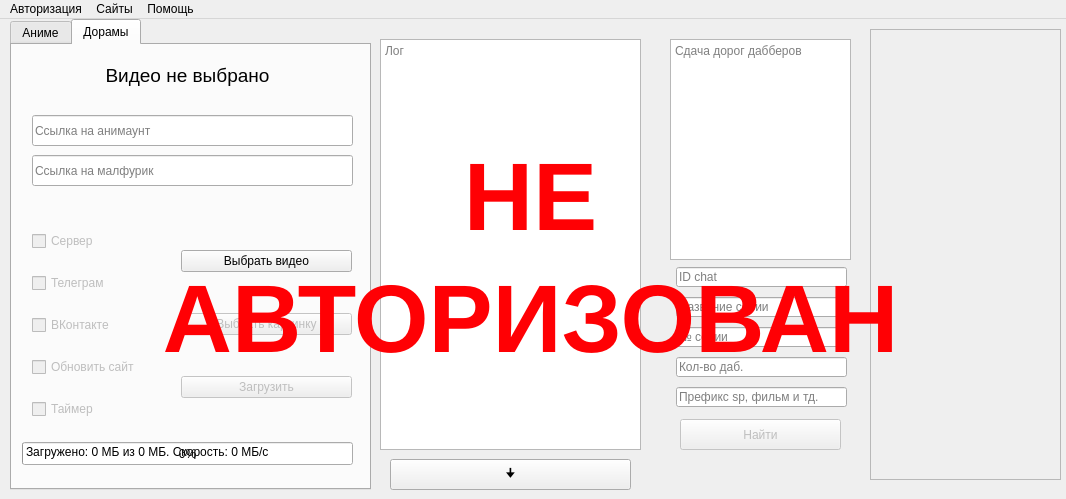
<?xml version="1.0" encoding="UTF-8"?>
<ui version="4.0">
 <class>MainWindow</class>
 <widget class="QMainWindow" name="MainWindow">
  <property name="windowModality">
   <enum>Qt::ApplicationModal</enum>
  </property>
  <property name="geometry">
   <rect>
    <x>0</x>
    <y>0</y>
    <width>1066</width>
    <height>499</height>
   </rect>
  </property>
  <property name="minimumSize">
   <size>
    <width>1066</width>
    <height>499</height>
   </size>
  </property>
  <property name="maximumSize">
   <size>
    <width>1066</width>
    <height>499</height>
   </size>
  </property>
  <property name="windowTitle">
   <string>Animaunt</string>
  </property>
  <widget class="QWidget" name="centralwidget">
   <widget class="QTabWidget" name="tabWidget">
    <property name="enabled">
     <bool>true</bool>
    </property>
    <property name="geometry">
     <rect>
      <x>10</x>
      <y>0</y>
      <width>361</width>
      <height>471</height>
     </rect>
    </property>
    <property name="currentIndex">
     <number>1</number>
    </property>
    <widget class="QWidget" name="tabAnime">
     <attribute name="title">
      <string>Аниме</string>
     </attribute>
     <widget class="QLabel" name="lbl_anime_pic">
      <property name="geometry">
       <rect>
        <x>0</x>
        <y>0</y>
        <width>351</width>
        <height>61</height>
       </rect>
      </property>
      <property name="font">
       <font>
        <pointsize>14</pointsize>
       </font>
      </property>
      <property name="layoutDirection">
       <enum>Qt::LeftToRight</enum>
      </property>
      <property name="text">
       <string>&lt;html&gt;&lt;head/&gt;&lt;body&gt;&lt;p&gt;&lt;span style=&quot; font-size:14pt;&quot;&gt;Картинка не выбрана&lt;/span&gt;&lt;/p&gt;&lt;/body&gt;&lt;/html&gt;</string>
      </property>
      <property name="scaledContents">
       <bool>false</bool>
      </property>
      <property name="alignment">
       <set>Qt::AlignCenter</set>
      </property>
      <property name="wordWrap">
       <bool>false</bool>
      </property>
     </widget>
     <widget class="QProgressBar" name="progress_anime">
      <property name="geometry">
       <rect>
        <x>10</x>
        <y>378</y>
        <width>341</width>
        <height>23</height>
       </rect>
      </property>
      <property name="value">
       <number>0</number>
      </property>
      <property name="orientation">
       <enum>Qt::Horizontal</enum>
      </property>
     </widget>
     <widget class="QWidget" name="verticalLayoutWidget">
      <property name="geometry">
       <rect>
        <x>20</x>
        <y>170</y>
        <width>131</width>
        <height>201</height>
       </rect>
      </property>
      <layout class="QVBoxLayout" name="verticalLayout">
       <item>
        <widget class="QCheckBox" name="check_sftp_anime">
         <property name="enabled">
          <bool>false</bool>
         </property>
         <property name="toolTip">
          <string>Загрузка на сервер. Обязательно надо выбрать видео файл.</string>
         </property>
         <property name="text">
          <string>Сервер</string>
         </property>
        </widget>
       </item>
       <item>
        <widget class="QCheckBox" name="check_post_site">
         <property name="enabled">
          <bool>false</bool>
         </property>
         <property name="toolTip">
          <string>Добавляет серию на сайт и обновляет его.</string>
         </property>
         <property name="text">
          <string>Обновить сайт</string>
         </property>
        </widget>
       </item>
       <item>
        <widget class="QCheckBox" name="check_malf_anime">
         <property name="enabled">
          <bool>false</bool>
         </property>
         <property name="toolTip">
          <string>Если видео надо заливать на малфурик, то будет заливать на малфурик, обновляться страница на малфурике с таймингами и обновляться страница на анимаунте.</string>
         </property>
         <property name="statusTip">
          <string/>
         </property>
         <property name="whatsThis">
          <string/>
         </property>
         <property name="text">
          <string>Малфурик</string>
         </property>
        </widget>
       </item>
       <item>
        <widget class="QCheckBox" name="check_nonlink_anime">
         <property name="text">
          <string>Без ссылок</string>
         </property>
        </widget>
       </item>
      </layout>
     </widget>
     <widget class="QWidget" name="verticalLayoutWidget_2">
      <property name="geometry">
       <rect>
        <x>170</x>
        <y>170</y>
        <width>171</width>
        <height>201</height>
       </rect>
      </property>
      <layout class="QVBoxLayout" name="verticalLayout_2">
       <item>
        <widget class="QPushButton" name="btn_pic_anime">
         <property name="enabled">
          <bool>false</bool>
         </property>
         <property name="text">
          <string>Картинка</string>
         </property>
        </widget>
       </item>
       <item>
        <widget class="QPushButton" name="btn_video_anime">
         <property name="enabled">
          <bool>false</bool>
         </property>
         <property name="text">
          <string>Выбрать видео</string>
         </property>
        </widget>
       </item>
       <item>
        <widget class="QPushButton" name="btn_upload_anime">
         <property name="enabled">
          <bool>false</bool>
         </property>
         <property name="text">
          <string>Загрузить</string>
         </property>
        </widget>
       </item>
      </layout>
     </widget>
     <widget class="QLineEdit" name="line_nondefoult_number_anime">
      <property name="geometry">
       <rect>
        <x>20</x>
        <y>70</y>
        <width>101</width>
        <height>31</height>
       </rect>
      </property>
      <property name="toolTip">
       <string>Если номер серии другой, например 15.5 или подобное, впишите сюда это.</string>
      </property>
      <property name="whatsThis">
       <string/>
      </property>
      <property name="placeholderText">
       <string>Номер серии</string>
      </property>
     </widget>
     <widget class="QLineEdit" name="link_site">
      <property name="geometry">
       <rect>
        <x>130</x>
        <y>70</y>
        <width>211</width>
        <height>31</height>
       </rect>
      </property>
      <property name="toolTip">
       <string>Ссылка на анимаунт редактуру</string>
      </property>
      <property name="whatsThis">
       <string/>
      </property>
      <property name="placeholderText">
       <string>Ссылка анимаунт</string>
      </property>
     </widget>
     <widget class="QLineEdit" name="link_malfurik_anime">
      <property name="enabled">
       <bool>false</bool>
      </property>
      <property name="geometry">
       <rect>
        <x>130</x>
        <y>120</y>
        <width>211</width>
        <height>31</height>
       </rect>
      </property>
      <property name="toolTip">
       <string>Ссылка на малфурик редактуру</string>
      </property>
      <property name="placeholderText">
       <string>Ссылка малфурик</string>
      </property>
      <property name="clearButtonEnabled">
       <bool>false</bool>
      </property>
     </widget>
     <widget class="QLabel" name="progress_value">
      <property name="geometry">
       <rect>
        <x>10</x>
        <y>378</y>
        <width>341</width>
        <height>20</height>
       </rect>
      </property>
      <property name="text">
       <string>&lt;html&gt;&lt;head/&gt;&lt;body&gt;&lt;p&gt;Загружено: 0 МБ из 0 МБ. Скорость: 0 МБ/с&lt;/p&gt;&lt;/body&gt;&lt;/html&gt;</string>
      </property>
     </widget>
     <widget class="QDateEdit" name="dateEdit">
      <property name="geometry">
       <rect>
        <x>20</x>
        <y>128</y>
        <width>101</width>
        <height>22</height>
       </rect>
      </property>
      <property name="contextMenuPolicy">
       <enum>Qt::DefaultContextMenu</enum>
      </property>
      <property name="toolTip">
       <string>Та дата, которая будет выставляться в дате выхода релиза.</string>
      </property>
      <property name="autoFillBackground">
       <bool>false</bool>
      </property>
      <property name="displayFormat">
       <string>yyyy-MM-dd</string>
      </property>
     </widget>
    </widget>
    <widget class="QWidget" name="tabDorama">
     <property name="enabled">
      <bool>true</bool>
     </property>
     <attribute name="title">
      <string>Дорамы</string>
     </attribute>
     <widget class="QProgressBar" name="progressBar">
      <property name="geometry">
       <rect>
        <x>10</x>
        <y>397</y>
        <width>331</width>
        <height>23</height>
       </rect>
      </property>
      <property name="value">
       <number>0</number>
      </property>
     </widget>
     <widget class="QLabel" name="lbl_pic_video_dor">
      <property name="geometry">
       <rect>
        <x>0</x>
        <y>0</y>
        <width>351</width>
        <height>61</height>
       </rect>
      </property>
      <property name="text">
       <string>&lt;html&gt;&lt;head/&gt;&lt;body&gt;&lt;p&gt;&lt;span style=&quot; font-size:14pt;&quot;&gt;Видео не выбрано&lt;/span&gt;&lt;/p&gt;&lt;/body&gt;&lt;/html&gt;</string>
      </property>
      <property name="scaledContents">
       <bool>false</bool>
      </property>
      <property name="alignment">
       <set>Qt::AlignCenter</set>
      </property>
     </widget>
     <widget class="QLineEdit" name="line_link_malf_dor">
      <property name="geometry">
       <rect>
        <x>20</x>
        <y>110</y>
        <width>321</width>
        <height>31</height>
       </rect>
      </property>
      <property name="placeholderText">
       <string>Ссылка на малфурик</string>
      </property>
     </widget>
     <widget class="QLineEdit" name="line_link_animaunt_dor">
      <property name="geometry">
       <rect>
        <x>20</x>
        <y>70</y>
        <width>321</width>
        <height>31</height>
       </rect>
      </property>
      <property name="placeholderText">
       <string>Ссылка на анимаунт</string>
      </property>
     </widget>
     <widget class="QWidget" name="verticalLayoutWidget_3">
      <property name="geometry">
       <rect>
        <x>20</x>
        <y>170</y>
        <width>151</width>
        <height>221</height>
       </rect>
      </property>
      <layout class="QVBoxLayout" name="verticalLayout_3">
       <item>
        <widget class="QCheckBox" name="check_sftp_dor">
         <property name="enabled">
          <bool>false</bool>
         </property>
         <property name="text">
          <string>Сервер</string>
         </property>
        </widget>
       </item>
       <item>
        <widget class="QCheckBox" name="check_tg_dor">
         <property name="enabled">
          <bool>false</bool>
         </property>
         <property name="text">
          <string>Телеграм</string>
         </property>
        </widget>
       </item>
       <item>
        <widget class="QCheckBox" name="check_vk_dor">
         <property name="enabled">
          <bool>false</bool>
         </property>
         <property name="text">
          <string>ВКонтакте</string>
         </property>
        </widget>
       </item>
       <item>
        <widget class="QCheckBox" name="check_update_site_dor">
         <property name="enabled">
          <bool>false</bool>
         </property>
         <property name="text">
          <string>Обновить сайт</string>
         </property>
        </widget>
       </item>
       <item>
        <widget class="QCheckBox" name="check_timmer_dor">
         <property name="enabled">
          <bool>false</bool>
         </property>
         <property name="toolTip">
          <string>Обновляет таймер на неделю на анимаунте</string>
         </property>
         <property name="text">
          <string>Таймер</string>
         </property>
        </widget>
       </item>
      </layout>
     </widget>
     <widget class="QWidget" name="verticalLayoutWidget_4">
      <property name="geometry">
       <rect>
        <x>169</x>
        <y>170</y>
        <width>171</width>
        <height>221</height>
       </rect>
      </property>
      <layout class="QVBoxLayout" name="verticalLayout_4">
       <item>
        <widget class="QPushButton" name="btn_chose_video_dor">
         <property name="text">
          <string>Выбрать видео</string>
         </property>
        </widget>
       </item>
       <item>
        <widget class="QPushButton" name="btn_chose_pic_dor">
         <property name="enabled">
          <bool>false</bool>
         </property>
         <property name="text">
          <string>Выбрать картинку</string>
         </property>
        </widget>
       </item>
       <item>
        <widget class="QPushButton" name="btn_upload_dor">
         <property name="enabled">
          <bool>false</bool>
         </property>
         <property name="text">
          <string>Загрузить</string>
         </property>
        </widget>
       </item>
      </layout>
     </widget>
     <widget class="QLabel" name="label_2">
      <property name="geometry">
       <rect>
        <x>14</x>
        <y>397</y>
        <width>331</width>
        <height>20</height>
       </rect>
      </property>
      <property name="text">
       <string>&lt;html&gt;&lt;head/&gt;&lt;body&gt;&lt;p&gt;Загружено: 0 МБ из 0 МБ. Скорость: 0 МБ/с&lt;/p&gt;&lt;/body&gt;&lt;/html&gt;</string>
      </property>
     </widget>
    </widget>
   </widget>
   <widget class="QTextEdit" name="logging_upload">
    <property name="geometry">
     <rect>
      <x>380</x>
      <y>20</y>
      <width>261</width>
      <height>411</height>
     </rect>
    </property>
    <property name="minimumSize">
     <size>
      <width>261</width>
      <height>411</height>
     </size>
    </property>
    <property name="maximumSize">
     <size>
      <width>261</width>
      <height>411</height>
     </size>
    </property>
    <property name="layoutDirection">
     <enum>Qt::RightToLeft</enum>
    </property>
    <property name="readOnly">
     <bool>true</bool>
    </property>
    <property name="placeholderText">
     <string>Лог</string>
    </property>
   </widget>
   <widget class="QTextEdit" name="text_send_dub">
    <property name="geometry">
     <rect>
      <x>670</x>
      <y>20</y>
      <width>181</width>
      <height>221</height>
     </rect>
    </property>
    <property name="readOnly">
     <bool>true</bool>
    </property>
    <property name="textInteractionFlags">
     <set>Qt::TextSelectableByMouse</set>
    </property>
    <property name="placeholderText">
     <string>Сдача дорог дабберов</string>
    </property>
   </widget>
   <widget class="QScrollArea" name="scrollArea">
    <property name="geometry">
     <rect>
      <x>870</x>
      <y>10</y>
      <width>191</width>
      <height>451</height>
     </rect>
    </property>
    <property name="widgetResizable">
     <bool>true</bool>
    </property>
    <widget class="QWidget" name="scrollAreaWidgetContents">
     <property name="geometry">
      <rect>
       <x>0</x>
       <y>0</y>
       <width>189</width>
       <height>449</height>
      </rect>
     </property>
    </widget>
   </widget>
   <widget class="QPushButton" name="btn_search_dubs">
    <property name="enabled">
     <bool>false</bool>
    </property>
    <property name="geometry">
     <rect>
      <x>680</x>
      <y>400</y>
      <width>161</width>
      <height>31</height>
     </rect>
    </property>
    <property name="text">
     <string>Найти</string>
    </property>
   </widget>
   <widget class="QLineEdit" name="line_id_chat">
    <property name="geometry">
     <rect>
      <x>676</x>
      <y>248</y>
      <width>171</width>
      <height>20</height>
     </rect>
    </property>
    <property name="toolTip">
     <string>Айди нужной беседы в которой дабберы сдают дороги.</string>
    </property>
    <property name="placeholderText">
     <string>ID chat</string>
    </property>
   </widget>
   <widget class="QLineEdit" name="line_search_dub_name_serial">
    <property name="enabled">
     <bool>true</bool>
    </property>
    <property name="geometry">
     <rect>
      <x>676</x>
      <y>278</y>
      <width>171</width>
      <height>20</height>
     </rect>
    </property>
    <property name="toolTip">
     <string>&lt;html&gt;&lt;head/&gt;&lt;body&gt;&lt;p&gt;Название серии, как подписывали дабберы (если папка называется по другому или же просто найти без выбора картинки)&lt;/p&gt;&lt;/body&gt;&lt;/html&gt;</string>
    </property>
    <property name="placeholderText">
     <string>Название серии</string>
    </property>
   </widget>
   <widget class="QLineEdit" name="line_search_dub_number_serial">
    <property name="enabled">
     <bool>true</bool>
    </property>
    <property name="geometry">
     <rect>
      <x>676</x>
      <y>308</y>
      <width>171</width>
      <height>20</height>
     </rect>
    </property>
    <property name="placeholderText">
     <string>№ серии</string>
    </property>
   </widget>
   <widget class="QLineEdit" name="line_count_dubbers">
    <property name="geometry">
     <rect>
      <x>676</x>
      <y>338</y>
      <width>171</width>
      <height>20</height>
     </rect>
    </property>
    <property name="readOnly">
     <bool>true</bool>
    </property>
    <property name="placeholderText">
     <string>Кол-во даб.</string>
    </property>
   </widget>
   <widget class="QLineEdit" name="line_prefix_name_serial">
    <property name="geometry">
     <rect>
      <x>676</x>
      <y>368</y>
      <width>171</width>
      <height>20</height>
     </rect>
    </property>
    <property name="placeholderText">
     <string>Префикс sp, фильм и тд.</string>
    </property>
   </widget>
   <widget class="QPushButton" name="btn_open_timming">
    <property name="enabled">
     <bool>true</bool>
    </property>
    <property name="geometry">
     <rect>
      <x>390</x>
      <y>440</y>
      <width>241</width>
      <height>31</height>
     </rect>
    </property>
    <property name="text">
     <string>🠋</string>
    </property>
   </widget>
   <widget class="QLabel" name="block_screen">
    <property name="enabled">
     <bool>true</bool>
    </property>
    <property name="geometry">
     <rect>
      <x>0</x>
      <y>0</y>
      <width>1061</width>
      <height>481</height>
     </rect>
    </property>
    <property name="autoFillBackground">
     <bool>false</bool>
    </property>
    <property name="styleSheet">
     <string notr="true"/>
    </property>
    <property name="text">
     <string>&lt;html&gt;&lt;head/&gt;&lt;body&gt;&lt;p align=&quot;center&quot;&gt;&lt;span style=&quot; font-size:72pt; font-weight:600; color:#ff0004;&quot;&gt;НЕ&lt;/span&gt;&lt;/p&gt;&lt;p align=&quot;center&quot;&gt;&lt;span style=&quot; font-size:72pt; font-weight:600; color:#ff0004;&quot;&gt;АВТОРИЗОВАН&lt;/span&gt;&lt;/p&gt;&lt;/body&gt;&lt;/html&gt;</string>
    </property>
   </widget>
   <widget class="QTextEdit" name="textedit_timming_ad">
    <property name="geometry">
     <rect>
      <x>30</x>
      <y>480</y>
      <width>251</width>
      <height>151</height>
     </rect>
    </property>
    <property name="documentTitle">
     <string/>
    </property>
    <property name="readOnly">
     <bool>true</bool>
    </property>
    <property name="html">
     <string>&lt;!DOCTYPE HTML PUBLIC &quot;-//W3C//DTD HTML 4.0//EN&quot; &quot;http://www.w3.org/TR/REC-html40/strict.dtd&quot;&gt;
&lt;html&gt;&lt;head&gt;&lt;meta name=&quot;qrichtext&quot; content=&quot;1&quot; /&gt;&lt;style type=&quot;text/css&quot;&gt;
p, li { white-space: pre-wrap; }
&lt;/style&gt;&lt;/head&gt;&lt;body style=&quot; font-family:'MS Shell Dlg 2'; font-size:8.25pt; font-weight:400; font-style:normal;&quot;&gt;
&lt;p style=&quot;-qt-paragraph-type:empty; margin-top:0px; margin-bottom:0px; margin-left:0px; margin-right:0px; -qt-block-indent:0; text-indent:0px;&quot;&gt;&lt;br /&gt;&lt;/p&gt;&lt;/body&gt;&lt;/html&gt;</string>
    </property>
    <property name="textInteractionFlags">
     <set>Qt::TextSelectableByMouse</set>
    </property>
    <property name="placeholderText">
     <string>Тайминги</string>
    </property>
   </widget>
   <widget class="QTextEdit" name="textedit_name_ad">
    <property name="geometry">
     <rect>
      <x>300</x>
      <y>480</y>
      <width>251</width>
      <height>151</height>
     </rect>
    </property>
    <property name="readOnly">
     <bool>false</bool>
    </property>
    <property name="placeholderText">
     <string>Наименования</string>
    </property>
   </widget>
   <widget class="QListWidget" name="list_timming">
    <property name="geometry">
     <rect>
      <x>570</x>
      <y>480</y>
      <width>281</width>
      <height>151</height>
     </rect>
    </property>
    <property name="acceptDrops">
     <bool>false</bool>
    </property>
   </widget>
   <widget class="QPushButton" name="btn_add_timming">
    <property name="geometry">
     <rect>
      <x>870</x>
      <y>480</y>
      <width>181</width>
      <height>31</height>
     </rect>
    </property>
    <property name="text">
     <string>Добавить</string>
    </property>
   </widget>
   <widget class="QPushButton" name="btn_del_timming">
    <property name="geometry">
     <rect>
      <x>870</x>
      <y>520</y>
      <width>181</width>
      <height>31</height>
     </rect>
    </property>
    <property name="toolTip">
     <string>Удалить выбранный тайминг.</string>
    </property>
    <property name="text">
     <string>Удалить</string>
    </property>
   </widget>
   <widget class="QLineEdit" name="line_add_timming_malf">
    <property name="geometry">
     <rect>
      <x>870</x>
      <y>566</y>
      <width>181</width>
      <height>31</height>
     </rect>
    </property>
   </widget>
   <widget class="QPushButton" name="btn_add_timming_malf">
    <property name="geometry">
     <rect>
      <x>870</x>
      <y>602</y>
      <width>181</width>
      <height>31</height>
     </rect>
    </property>
    <property name="text">
     <string>Обновить сайт</string>
    </property>
   </widget>
   <zorder>tabWidget</zorder>
   <zorder>logging_upload</zorder>
   <zorder>text_send_dub</zorder>
   <zorder>scrollArea</zorder>
   <zorder>textedit_timming_ad</zorder>
   <zorder>textedit_name_ad</zorder>
   <zorder>list_timming</zorder>
   <zorder>btn_add_timming</zorder>
   <zorder>btn_del_timming</zorder>
   <zorder>btn_open_timming</zorder>
   <zorder>line_add_timming_malf</zorder>
   <zorder>btn_add_timming_malf</zorder>
   <zorder>line_search_dub_number_serial</zorder>
   <zorder>line_count_dubbers</zorder>
   <zorder>line_id_chat</zorder>
   <zorder>btn_search_dubs</zorder>
   <zorder>line_search_dub_name_serial</zorder>
   <zorder>line_prefix_name_serial</zorder>
   <zorder>block_screen</zorder>
  </widget>
  <widget class="QMenuBar" name="menuBar">
   <property name="geometry">
    <rect>
     <x>0</x>
     <y>0</y>
     <width>1066</width>
     <height>21</height>
    </rect>
   </property>
   <widget class="QMenu" name="menu">
    <property name="title">
     <string>Авторизация</string>
    </property>
    <addaction name="menu_application"/>
    <addaction name="menu_vk"/>
    <addaction name="menu_tg"/>
    <addaction name="menu_server"/>
   </widget>
   <widget class="QMenu" name="menu_2">
    <property name="title">
     <string>Сайты</string>
    </property>
    <addaction name="menu_animaunt"/>
    <addaction name="menu_malfurik"/>
    <addaction name="menu_vk_site"/>
   </widget>
   <widget class="QMenu" name="menu_3">
    <property name="title">
     <string>Помощь</string>
    </property>
    <addaction name="action"/>
    <addaction name="menu_fix_timming"/>
   </widget>
   <addaction name="menu"/>
   <addaction name="menu_2"/>
   <addaction name="menu_3"/>
  </widget>
  <action name="menu_application">
   <property name="text">
    <string>Приложение</string>
   </property>
  </action>
  <action name="menu_vk">
   <property name="text">
    <string>ВКонтакте</string>
   </property>
  </action>
  <action name="menu_tg">
   <property name="text">
    <string>Телеграмм</string>
   </property>
  </action>
  <action name="menu_server">
   <property name="checkable">
    <bool>false</bool>
   </property>
   <property name="text">
    <string>Сервер</string>
   </property>
  </action>
  <action name="menu_animaunt">
   <property name="text">
    <string>Animaunt</string>
   </property>
  </action>
  <action name="menu_malfurik">
   <property name="text">
    <string>Malfurik</string>
   </property>
  </action>
  <action name="action">
   <property name="text">
    <string>Обновления</string>
   </property>
  </action>
  <action name="menu_fix_timming">
   <property name="text">
    <string>Фикс тайминг</string>
   </property>
  </action>
  <action name="menu_vk_site">
   <property name="text">
    <string>ВКонтаке</string>
   </property>
  </action>
 </widget>
 <resources/>
 <connections/>
</ui>
